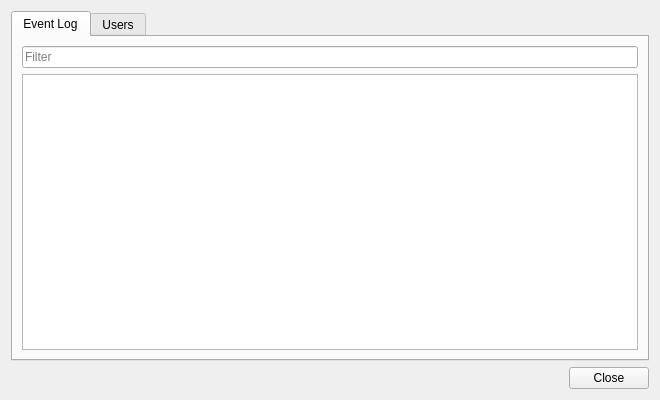
<?xml version="1.0" encoding="UTF-8"?>
<ui version="4.0">
 <class>ServerLogDialog</class>
 <widget class="QDialog" name="ServerLogDialog">
  <property name="geometry">
   <rect>
    <x>0</x>
    <y>0</y>
    <width>660</width>
    <height>400</height>
   </rect>
  </property>
  <property name="windowTitle">
   <string>Event Log</string>
  </property>
  <layout class="QVBoxLayout">
   <item>
    <widget class="QTabWidget" name="tabWidget">
     <property name="currentIndex">
      <number>0</number>
     </property>
     <widget class="QWidget" name="tab">
      <attribute name="title">
       <string>Event Log</string>
      </attribute>
      <layout class="QVBoxLayout">
       <item>
        <widget class="QLineEdit" name="filter">
         <property name="placeholderText">
          <string>Filter</string>
         </property>
        </widget>
       </item>
       <item>
        <widget class="QListView" name="view">
         <property name="editTriggers">
          <set>QAbstractItemView::NoEditTriggers</set>
         </property>
         <property name="alternatingRowColors">
          <bool>true</bool>
         </property>
        </widget>
       </item>
      </layout>
     </widget>
     <widget class="QWidget">
      <attribute name="title">
       <string>Users</string>
      </attribute>
      <layout class="QHBoxLayout">
       <item>
        <layout class="QVBoxLayout">
         <item>
          <widget class="QLineEdit" name="userlistFilter">
           <property name="placeholderText">
            <string>Filter</string>
           </property>
          </widget>
         </item>
         <item>
          <widget class="QTableView" name="userlistView">
           <property name="selectionMode">
            <enum>QAbstractItemView::SingleSelection</enum>
           </property>
           <property name="selectionBehavior">
            <enum>QAbstractItemView::SelectRows</enum>
           </property>
           <property name="sortingEnabled">
            <bool>true</bool>
           </property>
          </widget>
         </item>
        </layout>
       </item>
       <item>
        <layout class="QVBoxLayout">
         <item>
          <widget class="QPushButton" name="inspectMode">
           <property name="text">
            <string>Inspect</string>
           </property>
           <property name="checkable">
            <bool>true</bool>
           </property>
          </widget>
         </item>
         <item>
          <spacer>
           <property name="orientation">
            <enum>Qt::Vertical</enum>
           </property>
           <property name="sizeHint" stdset="0">
            <size>
             <width>20</width>
             <height>40</height>
            </size>
           </property>
          </spacer>
         </item>
         <item>
          <widget class="QPushButton" name="kickUser">
           <property name="text">
            <string>Kick</string>
           </property>
          </widget>
         </item>
         <item>
          <widget class="QPushButton" name="banUser">
           <property name="text">
            <string>Ban</string>
           </property>
          </widget>
         </item>
         <item>
          <spacer>
           <property name="orientation">
            <enum>Qt::Vertical</enum>
           </property>
           <property name="sizeType">
            <enum>QSizePolicy::Fixed</enum>
           </property>
           <property name="sizeHint" stdset="0">
            <size>
             <width>20</width>
             <height>10</height>
            </size>
           </property>
          </spacer>
         </item>
         <item>
          <widget class="QPushButton" name="undoUser">
           <property name="text">
            <string>Undo</string>
           </property>
          </widget>
         </item>
         <item>
          <widget class="QPushButton" name="redoUser">
           <property name="text">
            <string>Redo</string>
           </property>
          </widget>
         </item>
        </layout>
       </item>
      </layout>
     </widget>
    </widget>
   </item>
   <item>
    <widget class="QDialogButtonBox" name="buttonBox">
     <property name="standardButtons">
      <set>QDialogButtonBox::Close</set>
     </property>
    </widget>
   </item>
  </layout>
 </widget>
 <resources/>
 <connections>
  <connection>
   <sender>buttonBox</sender>
   <signal>rejected()</signal>
   <receiver>ServerLogDialog</receiver>
   <slot>reject()</slot>
   <hints>
    <hint type="sourcelabel">
     <x>329</x>
     <y>378</y>
    </hint>
    <hint type="destinationlabel">
     <x>329</x>
     <y>199</y>
    </hint>
   </hints>
  </connection>
 </connections>
</ui>
